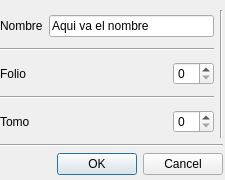
<?xml version="1.0" encoding="UTF-8"?>
<ui version="4.0">
 <class>LibDialog</class>
 <widget class="QDialog" name="LibDialog">
  <property name="geometry">
   <rect>
    <x>0</x>
    <y>0</y>
    <width>225</width>
    <height>180</height>
   </rect>
  </property>
  <property name="windowTitle">
   <string>Dialog</string>
  </property>
  <widget class="QWidget" name="">
   <property name="geometry">
    <rect>
     <x>0</x>
     <y>10</y>
     <width>223</width>
     <height>165</height>
    </rect>
   </property>
   <layout class="QVBoxLayout" name="verticalLayout_3">
    <item>
     <layout class="QVBoxLayout" name="verticalLayout_2">
      <item>
       <layout class="QHBoxLayout" name="horizontalLayout_4">
        <item>
         <layout class="QVBoxLayout" name="verticalLayout">
          <item>
           <layout class="QHBoxLayout" name="horizontalLayout">
            <item>
             <widget class="QLabel" name="label">
              <property name="text">
               <string>Nombre</string>
              </property>
             </widget>
            </item>
            <item>
             <widget class="QLineEdit" name="nombre">
              <property name="text">
               <string>Aqui va el nombre</string>
              </property>
             </widget>
            </item>
           </layout>
          </item>
          <item>
           <widget class="Line" name="line">
            <property name="orientation">
             <enum>Qt::Horizontal</enum>
            </property>
           </widget>
          </item>
          <item>
           <layout class="QHBoxLayout" name="horizontalLayout_2">
            <item>
             <widget class="QLabel" name="label_2">
              <property name="text">
               <string>Folio</string>
              </property>
             </widget>
            </item>
            <item>
             <spacer name="horizontalSpacer">
              <property name="orientation">
               <enum>Qt::Horizontal</enum>
              </property>
              <property name="sizeHint" stdset="0">
               <size>
                <width>40</width>
                <height>20</height>
               </size>
              </property>
             </spacer>
            </item>
            <item>
             <widget class="QSpinBox" name="folio"/>
            </item>
           </layout>
          </item>
          <item>
           <widget class="Line" name="line_2">
            <property name="orientation">
             <enum>Qt::Horizontal</enum>
            </property>
           </widget>
          </item>
          <item>
           <layout class="QHBoxLayout" name="horizontalLayout_3">
            <item>
             <widget class="QLabel" name="label_3">
              <property name="text">
               <string>Tomo</string>
              </property>
             </widget>
            </item>
            <item>
             <spacer name="horizontalSpacer_2">
              <property name="orientation">
               <enum>Qt::Horizontal</enum>
              </property>
              <property name="sizeHint" stdset="0">
               <size>
                <width>40</width>
                <height>20</height>
               </size>
              </property>
             </spacer>
            </item>
            <item>
             <widget class="QSpinBox" name="totmo"/>
            </item>
           </layout>
          </item>
         </layout>
        </item>
        <item>
         <widget class="Line" name="line_3">
          <property name="orientation">
           <enum>Qt::Vertical</enum>
          </property>
         </widget>
        </item>
       </layout>
      </item>
      <item>
       <widget class="Line" name="line_4">
        <property name="orientation">
         <enum>Qt::Horizontal</enum>
        </property>
       </widget>
      </item>
     </layout>
    </item>
    <item>
     <widget class="QDialogButtonBox" name="buttonBox">
      <property name="standardButtons">
       <set>QDialogButtonBox::Cancel|QDialogButtonBox::Ok</set>
      </property>
     </widget>
    </item>
   </layout>
  </widget>
 </widget>
 <resources/>
 <connections/>
</ui>
